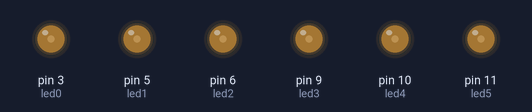
A sketch run on a simulated Arduino Uno, built with avr-gcc and run on an emulated ATmega328P. On the bench: output pins drawn as LEDs (lit = HIGH).

Above: at 0.05 s.
At 1.05 s:
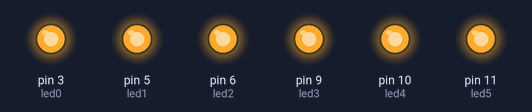
At 2.0 s:
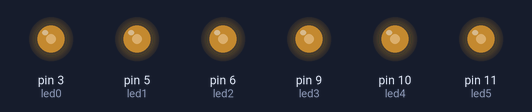
Timing chart, 0 to 4.6 s (numbered marks = the images above):
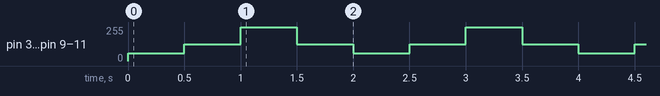

Measured:
- by itself, pin 3 (led0), pin 5 (led1), pin 6 (led2), pin 9 (led3), pin 10 (led4), pin 11 (led5): repeats every 2.0 s: 125/255 0.50 s, 255/255 0.50 s, 125/255 0.50 s, 60/255 0.50 s

The sketch:

Fade_Leds_Ex1.ino
```cpp
/**********************************************************************************
**                                                                               **
**                                 Fade LEDs                                     **
**                                                                               **
**                                                                               **
**********************************************************************************/

//********** Includes *************************************************************

//********** Variables ************************************************************
const int led0 = 3;          // donar nom al pin 3 de l’Arduino
const int led1 = 5;          // donar nom al pin 5 de l’Arduino
const int led2 = 6;          // donar nom al pin 6 de l’Arduino
const int led3 = 9;          // donar nom al pin 9 de l’Arduino
const int led4 = 10;         // donar nom al pin 10 de l’Arduino
const int led5 = 11;         // donar nom al pin 11 de l’Arduino
int velocitat = 500;         // velocitat de l'acció en ms

//********** Setup ****************************************************************
void setup()
{
  pinMode(led0, OUTPUT);     // definir el pin 3 com una sortida
  pinMode(led1, OUTPUT);     // definir el pin 5 com una sortida
  pinMode(led2, OUTPUT);     // definir el pin 6 com una sortida
  pinMode(led3, OUTPUT);     // definir el pin 9 com una sortida
  pinMode(led4, OUTPUT);     // definir el pin 10 com una sortida
  pinMode(led5, OUTPUT);     // definir el pin 11 com una sortida
}

//********** Loop *****************************************************************
void loop()
{
  analogWrite(led0, 60);     // posar PWM del pin 3 a 60
  analogWrite(led1, 60);     // posar PWM del pin 5 a 60
  analogWrite(led2, 60);     // posar PWM del pin 6 a 60
  analogWrite(led3, 60);     // posar PWM del pin 9 a 60
  analogWrite(led4, 60);     // posar PWM del pin 10 a 60
  analogWrite(led5, 60);     // posar PWM del pin 11 a 60

  delay(velocitat);          // es queden leds velocitat ms en aquest estat

  analogWrite(led0, 125);    // posar PWM del pin 3 a 125
  analogWrite(led1, 125);    // posar PWM del pin 5 a 125
  analogWrite(led2, 125);    // posar PWM del pin 6 a 125
  analogWrite(led3, 125);    // posar PWM del pin 9 a 125
  analogWrite(led4, 125);    // posar PWM del pin 10 a 125
  analogWrite(led5, 125);    // posar PWM del pin 11 a 125

  delay(velocitat);           // es queden leds velocitat ms en aquest estat

  analogWrite(led0, 255);    // posar PWM del pin 3 a 255
  analogWrite(led1, 255);    // posar PWM del pin 5 a 255
  analogWrite(led2, 255);    // posar PWM del pin 6 a 255
  analogWrite(led3, 255);    // posar PWM del pin 9 a 255
  analogWrite(led4, 255);    // posar PWM del pin 10 a 255
  analogWrite(led5, 255);    // posar PWM del pin 11 a 255

  delay(velocitat);           // es queden leds velocitat ms en aquest estat

  analogWrite(led0, 125);    // posar PWM del pin 3 a 125
  analogWrite(led1, 125);    // posar PWM del pin 5 a 125
  analogWrite(led2, 125);    // posar PWM del pin 6 a 125
  analogWrite(led3, 125);    // posar PWM del pin 9 a 125
  analogWrite(led4, 125);    // posar PWM del pin 10 a 125
  analogWrite(led5, 125);    // posar PWM del pin 11 a 125

  delay(velocitat);           // es queden leds velocitat ms en aquest estat
}

//********** Funcions *************************************************************
```
